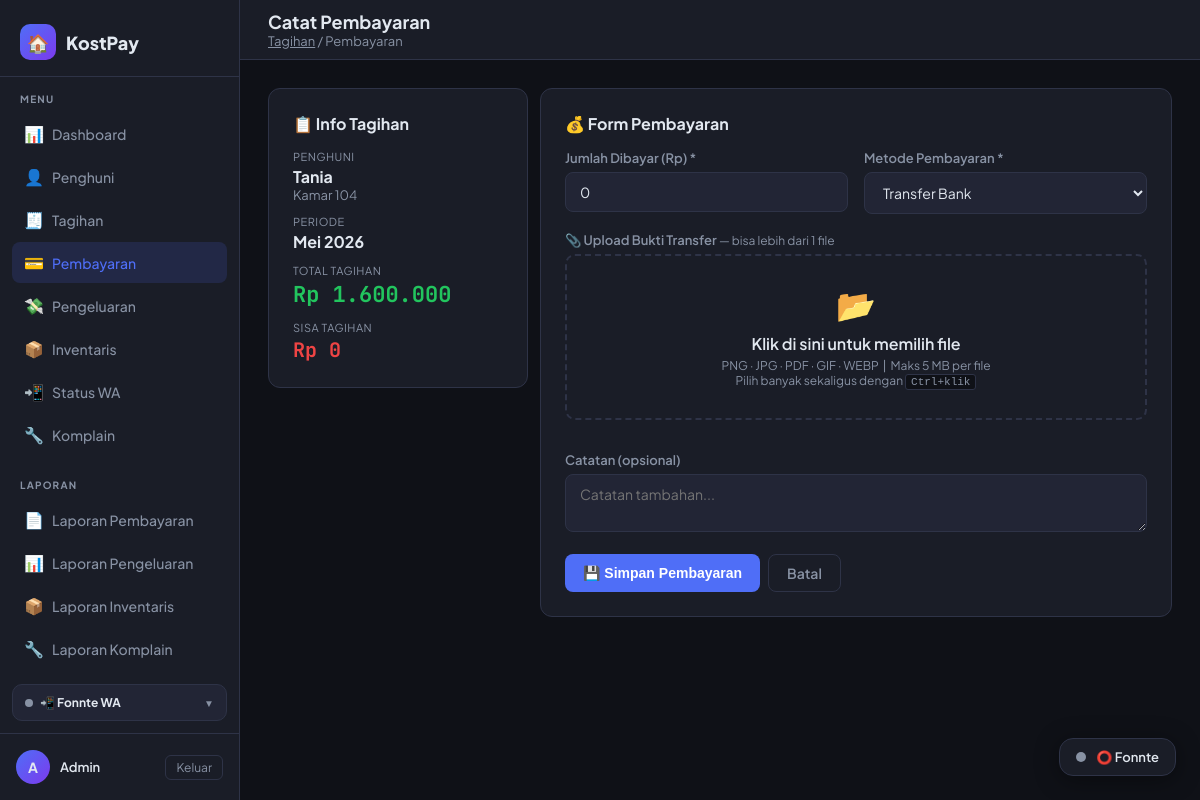
/pembayaran/tambah/21 (signed in), run on the app's committed database.
### tables this page shows
CREATE TABLE penghuni (
            id          INTEGER PRIMARY KEY AUTOINCREMENT,
            nama        TEXT    NOT NULL,
            nomor_kamar TEXT    NOT NULL UNIQUE,
            no_hp       TEXT,
            email       TEXT,
            tanggal_masuk TEXT,
            harga_sewa  REAL    NOT NULL DEFAULT 0,
            aktif       INTEGER NOT NULL DEFAULT 1,
            created_at  TEXT    DEFAULT (datetime('now','localtime'))
        , foto_ktp TEXT DEFAULT NULL, bukti_transfer_jaminan TEXT DEFAULT NULL, bukti_pengembalian_jaminan TEXT DEFAULT NULL);

CREATE TABLE tagihan (
            id           INTEGER PRIMARY KEY AUTOINCREMENT,
            penghuni_id  INTEGER NOT NULL,
            bulan        TEXT    NOT NULL,   -- format: YYYY-MM
            jumlah       REAL    NOT NULL,
            keterangan   TEXT,
            status       TEXT    NOT NULL DEFAULT 'belum',  -- belum / lunas / sebagian
            created_at   TEXT    DEFAULT (datetime('now','localtime')), tanggal_jatuh_tempo TEXT, notif_wa_terkirim INTEGER NOT NULL DEFAULT 0, wa_count INTEGER DEFAULT 0,
            FOREIGN KEY (penghuni_id) REFERENCES penghuni(id)
        );

### routes/pembayaran_routes.py (the view, shortened to what this page needs)
@pembayaran_bp.route('/tambah/<int:tagihan_id>', methods=['GET', 'POST'])
@login_required
def tambah(tagihan_id):
    _init_bukti_table()
    tagihan = tagihan_model.get_tagihan_by_id(tagihan_id)
    if not tagihan:
        flash('Tagihan tidak ditemukan.', 'danger')
        return redirect(url_for('tagihan.index'))
    total_dibayar = pembayaran_model.total_dibayar(tagihan_id)
    sisa = tagihan['jumlah'] - total_dibayar
    return render_template('pembayaran/form.html', tagihan=tagihan, sisa=sisa)

### models/database.py (called while the page is built)
def get_db():
    conn = sqlite3.connect(DATABASE)
    conn.row_factory = sqlite3.Row  # akses kolom via nama
    return conn

### models/pembayaran_model.py (called while the page is built)
def total_dibayar(tagihan_id):
    conn = get_db()
    result = conn.execute(
        "SELECT COALESCE(SUM(jumlah_bayar),0) as total FROM pembayaran WHERE tagihan_id=?",
        (tagihan_id,)
    ).fetchone()
    conn.close()
    return result['total']

### models/tagihan_model.py (called while the page is built)
def get_tagihan_by_id(tagihan_id):
    conn = get_db()
    row = conn.execute("""
        SELECT t.*, p.nama, p.nomor_kamar, p.no_hp
        FROM tagihan t
        JOIN penghuni p ON t.penghuni_id = p.id
        WHERE t.id = ?
    """, (tagihan_id,)).fetchone()
    conn.close()
    return row

### routes/pembayaran_routes.py (called while the page is built)
def _init_bukti_table():
    conn = get_db()
    conn.execute("""
        CREATE TABLE IF NOT EXISTS pembayaran_bukti (
            id             INTEGER PRIMARY KEY AUTOINCREMENT,
            pembayaran_id  INTEGER NOT NULL,
            filename       TEXT    NOT NULL,
            original_name  TEXT,
            uploaded_at    TEXT    DEFAULT (datetime('now','localtime')),
            FOREIGN KEY (pembayaran_id) REFERENCES pembayaran(id) ON DELETE CASCADE
        )
    """)
    conn.commit()
    conn.close()

### utils/activity_logger.py (called while the page is built, shortened)
def log_activity(app):
    @app.before_request
    def _track():
        admin_id = session.get("admin_id")
        username = session.get("admin_username")
        if not admin_id or not username:
            return

### utils/auth.py (called while the page is built)
def login_required(f):
    @wraps(f)
    def decorated(*args, **kwargs):
        if 'admin_id' not in session:
            flash('Silakan login terlebih dahulu.', 'warning')
            return redirect(url_for('auth.login'))
        return f(*args, **kwargs)
    return decorated

### utils/context_processors.py (called while the page is built)
def register_context_processors(app):
    @app.context_processor
    def inject_komplain_badge():
        if not session.get('admin_id'):
            return {}
        try:
            from models.database import get_db
            row = get_db().execute(
                "SELECT COUNT(*) c FROM komplain WHERE status='baru'"
            ).fetchone()
            return {'komplain_baru_count': row['c'] if row and row['c'] else 0}
        except Exception:
            return {'komplain_baru_count': 0}

### utils/format_helper.py (called while the page is built)
def rupiah(amount) -> str:
    try:
        return f"Rp {float(amount):,.0f}".replace(",", ".")
    except (ValueError, TypeError):
        return "Rp 0"

### templates/pembayaran/form.html (shortened to what this page needs)
{% extends 'base.html' %}
{% block page_title %}Catat Pembayaran{% endblock %}
{% block breadcrumb %}<a href="{{ url_for('tagihan.index') }}" style="color:var(--muted)">Tagihan</a> / Pembayaran{% endblock %}
{% block content %}
<div class="flex gap-3" style="flex-wrap:wrap; align-items:flex-start;">
  <div class="card" style="min-width:260px; flex:0 0 260px;">
    <div class="card-title mb-4">📋 Info Tagihan</div>
    <div style="display:flex; flex-direction:column; gap:12px;">
      <div>
        <div class="text-muted" style="font-size:11px; text-transform:uppercase; letter-spacing:.5px;">Penghuni</div>
        <div class="fw-bold" style="margin-top:3px;">{{ tagihan.nama }}</div>
        <div class="text-muted">Kamar {{ tagihan.nomor_kamar }}</div>
      </div>
      <div>
        <div class="text-muted" style="font-size:11px; text-transform:uppercase; letter-spacing:.5px;">Periode</div>
        <div class="fw-bold" style="margin-top:3px;">{{ tagihan.bulan | nama_bulan }}</div>
      </div>
      <div>
        <div class="text-muted" style="font-size:11px; text-transform:uppercase; letter-spacing:.5px;">Total Tagihan</div>
        <div class="fw-bold text-mono text-green" style="font-size:22px; margin-top:3px;">{{ tagihan.jumlah | rupiah }}</div>
      </div>
      <div>
        <div class="text-muted" style="font-size:11px; text-transform:uppercase; letter-spacing:.5px;">Sisa Tagihan</div>
        <div class="fw-bold text-mono text-red" style="font-size:20px; margin-top:3px;">{{ sisa | rupiah }}</div>
      </div>
    </div>
  </div>
  <div class="card" style="flex:1; min-width:320px;">
    <div class="card-title mb-4">💰 Form Pembayaran</div>
    <form method="POST" enctype="multipart/form-data" id="frmPay">
      <div class="form-grid">
        <div class="form-group">
          <label>Jumlah Dibayar (Rp) *</label>
          <input type="number" name="jumlah_bayar" min="1000" step="any"
                 value="{{ sisa | int }}" required>
        </div>
        <div class="form-group">
          <label>Metode Pembayaran *</label>
          <select name="metode">
            <option value="transfer">Transfer Bank</option>
          </select>
        </div>
      </div>
      <div class="form-group">
        <label>📎 Upload Bukti Transfer
          <span style="font-weight:400; font-size:12px; color:var(--muted);">— bisa lebih dari 1 file</span>
        </label>
        <div id="zone" style="
            border:2px dashed var(--border);
            border-radius:10px;
            padding:28px 20px;
            text-align:center;
            cursor:pointer;
            background:var(--surface);
            transition:border-color .2s,background .2s;">
          <div style="font-size:32px;">📂</div>
          <div style="font-weight:600; margin:8px 0 4px;">Klik di sini untuk memilih file</div>
          <div style="font-size:12px; color:var(--muted);">
            PNG · JPG · PDF · GIF · WEBP &nbsp;|&nbsp; Maks 5 MB per file<br>
            Pilih banyak sekaligus dengan <kbd>Ctrl+klik</kbd>
          </div>
        </div>
      </div>
      <div class="form-group">
        <label>Catatan (opsional)</label>
        <textarea name="catatan" rows="2" placeholder="Catatan tambahan..."></textarea>
      </div>
      <div class="flex gap-2 mt-3">
        <button type="submit" class="btn btn-primary">💾 Simpan Pembayaran</button>
        <a href="{{ url_for('tagihan.detail', tid=tagihan.id) }}" class="btn btn-outline">Batal</a>
      </div>
    </form>
  </div>
</div>
{% endblock %}

### templates/base.html (style rules this page uses)
:root { --bg: #0f1117; --surface: #1a1d27; --surface2: #222535; --border: #2e3347; --accent: #4f6ef7; --accent2: #7c3aed; --green: #22c55e; --yellow: #eab308; --red: #ef4444; --text: #e2e8f0; --muted: #8892a4; --font: 'Plus Jakarta Sans', sans-serif; --mono: 'JetBrains Mono', monospace; --radius: 12px; --sidebar-w: 240px; }
* { box-sizing: border-box; margin: 0; padding: 0; }
body { font-family: var(--font); background: var(--bg); color: var(--text); min-height: 100vh; display: flex; }
.card { background: var(--surface); border: 1px solid var(--border); border-radius: var(--radius); padding: 24px; }
.card-title { font-size: 16px; font-weight: 700; }
.btn { display: inline-flex; align-items: center; gap: 6px; padding: 9px 18px; border-radius: 8px; font-size: 14px; font-weight: 600; cursor: pointer; border: none; text-decoration: none; transition: all .15s; }
.btn-primary { background: var(--accent); color: #fff; }
.btn-outline { background: none; border: 1px solid var(--border); color: var(--muted); }
.form-group { margin-bottom: 18px; }
label { display: block; font-size: 13px; font-weight: 600; margin-bottom: 6px; color: var(--muted); }
input, select, textarea { width: 100%; background: var(--surface2); border: 1px solid var(--border); border-radius: 8px; padding: 10px 14px; color: var(--text); font-family: var(--font); font-size: 14px; outline: none; transition: border-color .15s; }
select option { background: var(--surface2); }
.form-grid { display: grid; grid-template-columns: 1fr 1fr; gap: 16px; }
.flex { display: flex; }
.gap-2 { gap: 8px; }
.gap-3 { gap: 12px; }
.mt-3 { margin-top: 12px; }
.mb-4 { margin-bottom: 16px; }
.text-muted { color: var(--muted); font-size: 13px; }
.text-mono { font-family: var(--mono); }
.fw-bold { font-weight: 700; }
.text-green { color: var(--green); }
.text-red { color: var(--red); }

### templates/pembayaran/form.html (style rules this page uses)
kbd { display:inline-block; padding:1px 5px; border:1px solid var(--border); border-radius:3px; font-size:11px; background:var(--bg); }

### data on the page
penghuni: nama "Tania", nomor_kamar "104"
tagihan: bulan|nama_bulan "Mei 2026", jumlah|rupiah "Rp 1.600.000"

### other printed values
{{ (session.admin_nama or 'A')[0] }} "A"
{{ session.admin_nama or 'Admin' }} "Admin"
{{ sisa | rupiah }} "Rp 0"
